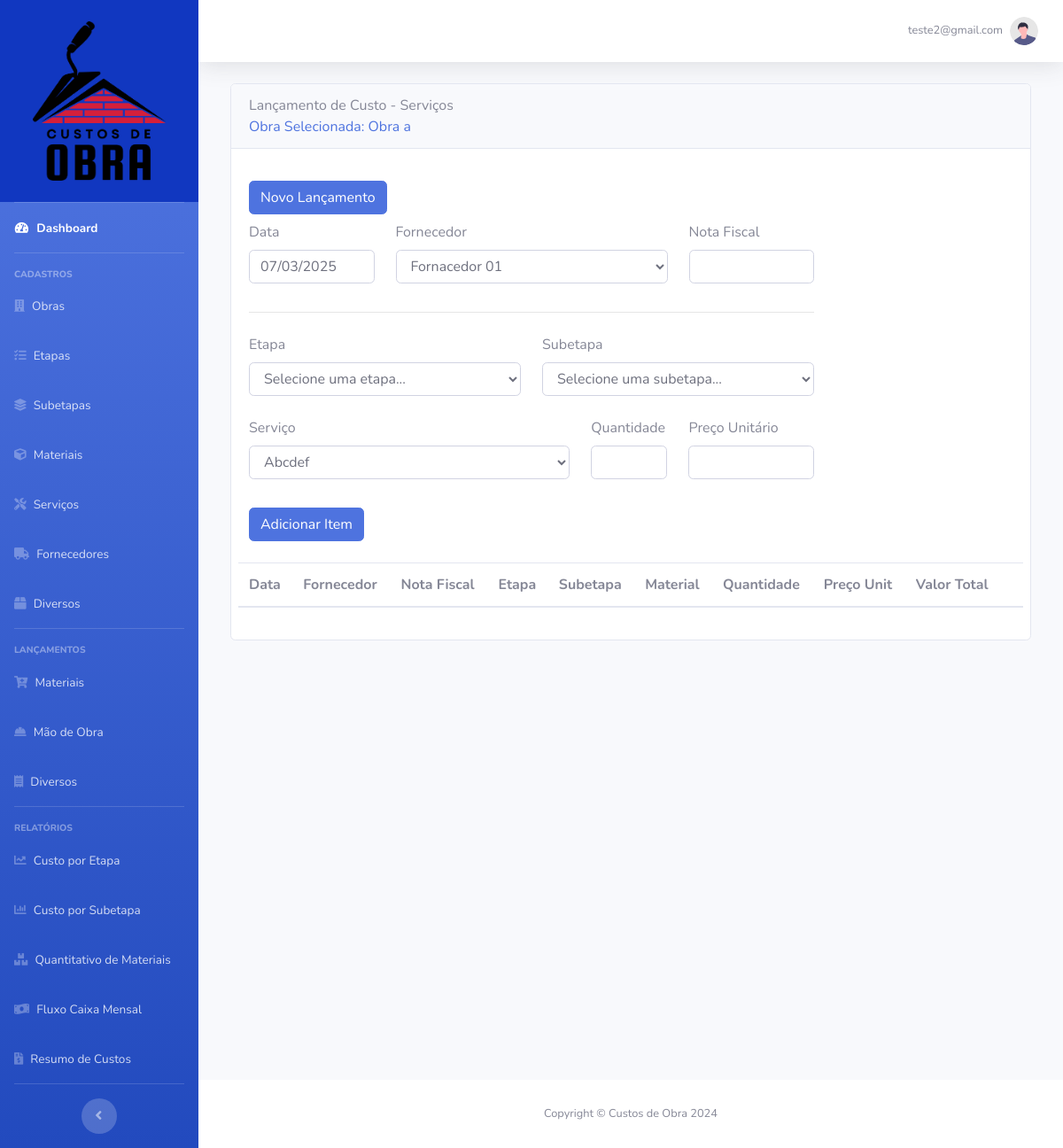
Before: /lancamento/servicos (signed in) with the older database file.
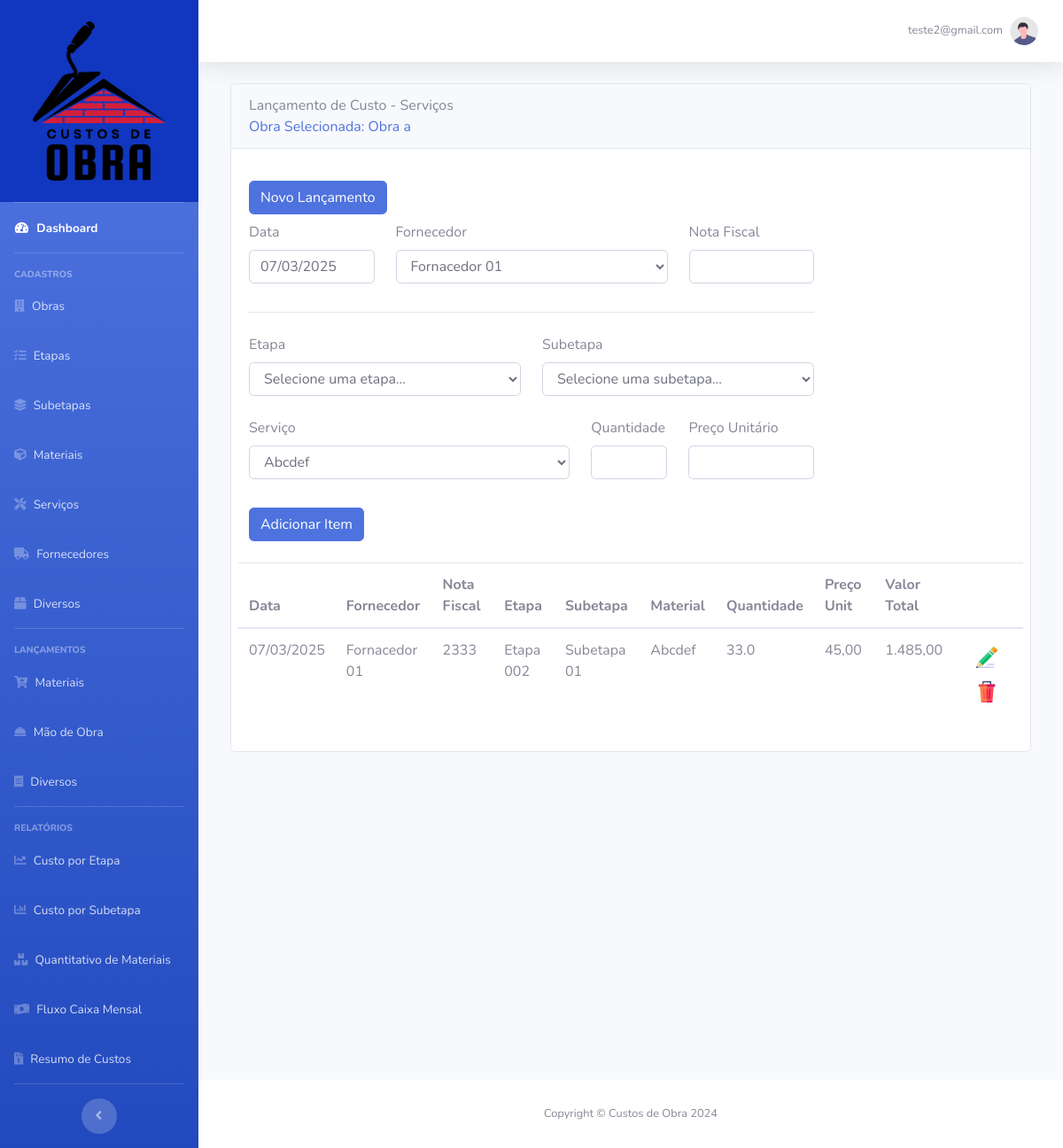
After: the same page with the newer database file.
### base_dir/models.py (models this page shows)
class LancamentoServico(db.Model):
    id = db.Column(db.Integer, primary_key=True)
    data_lancamento = db.Column(DateTime, nullable=False)
    nota_fiscal = db.Column(db.String(15), nullable=False)
    quantidade = db.Column(db.Float, nullable=False)
    preco_unit = db.Column(db.Float, nullable=False)
    obra_id = db.Column(db.Integer, db.ForeignKey("obra.id"), nullable=False)
    servico_id = db.Column(db.Integer, db.ForeignKey("servicos.id"), nullable=False)
    fornecedor_id = db.Column(
        db.Integer, db.ForeignKey("fornecedores.id"), nullable=False
    )
    etapa_id = db.Column(db.Integer, db.ForeignKey("etapa.id"), nullable=False)
    subetapa_id = db.Column(db.Integer, db.ForeignKey("subetapa.id"), nullable=False)
    obra = db.relationship("Obra", back_populates="lancamentos_servico", lazy=True)
    etapa = db.relationship("Etapa", backref="lancamentos_servico", lazy=True)
    subetapa = db.relationship("Subetapa", backref="lancamentos_servico", lazy=True)
    servico = db.relationship("Servicos", backref="lancamentos_servico", lazy=True)
    fornecedor = db.relationship(
        "Fornecedores", backref="lancamentos_servico", lazy=True
    )

class Fornecedores(db.Model):
    id = db.Column(db.Integer, primary_key=True)
    nome = db.Column(db.String(60), nullable=False)
    usuario_id = db.Column(db.Integer, db.ForeignKey("usuario.id"), nullable=False)

class Etapa(db.Model):
    id = db.Column(db.Integer, primary_key=True)
    nome = db.Column(db.String(60), nullable=False)
    usuario_id = db.Column(db.Integer, db.ForeignKey("usuario.id"), nullable=False)
    subetapas = db.relationship("Subetapa", backref="etapa", lazy=True)

class Subetapa(db.Model):
    id = db.Column(db.Integer, primary_key=True)
    nome = db.Column(db.String(60), nullable=False)
    usuario_id = db.Column(db.Integer, db.ForeignKey("usuario.id"), nullable=False)
    etapa_id = db.Column(db.Integer, db.ForeignKey("etapa.id"), nullable=False)

class Servicos(db.Model):
    id = db.Column(db.Integer, primary_key=True)
    nome = db.Column(db.String(60), nullable=False)
    usuario_id = db.Column(db.Integer, db.ForeignKey("usuario.id"), nullable=False)

### base_dir/routes.py (the view, shortened to what this page needs)
@app.route("/lancamento/servicos", methods=["GET", "POST"])
@login_required
def lancamentoservicos():
    form_lancamento_servico = FormLancamentoServico()
    usuario = current_user
    obra_selecionada = Obra.query.filter_by(id=usuario.obra_selecionada).first()
    sorted_fornecedores = sorted(
        usuario.fornecedores, key=lambda fornecedor: fornecedor.nome
    )
    form_lancamento_servico.fornecedor_id.choices = [
        (fornecedor.id, fornecedor.nome.title()) for fornecedor in sorted_fornecedores
    ]
    sorted_etapas = sorted(usuario.etapas, key=lambda etapa: etapa.nome)
    form_lancamento_servico.etapa_id.choices = (
        (99999, "Selecione uma etapa..."),
    ) + tuple((etapa.id, etapa.nome.capitalize()) for etapa in sorted_etapas)
    sorted_subetapas = sorted(usuario.subetapas, key=lambda subetapa: subetapa.nome)
    form_lancamento_servico.subetapa_id.choices = (
        (99999, "Selecione uma subetapa..."),
    ) + tuple(
        (subetapa.id, subetapa.nome.capitalize()) for subetapa in sorted_subetapas
    )
    sorted_servicos = sorted(
        usuario.servicos,
        key=lambda item: (
            re.sub(r"\d+\.?\d*", "", item.nome).strip().lower(),
            extract_numerical_part(item.nome),
        ),
    )
    form_lancamento_servico.servico_id.choices = [
        (servico.id, servico.nome.capitalize()) for servico in sorted_servicos
    ]
    lancamento_id = request.form.get("lancamento_id")
    action = request.form.get("action")
    if action == "excluir":
        lancamento = LancamentoServico.query.get(lancamento_id)
        if lancamento:
            db.session.delete(lancamento)
            db.session.commit()
            return redirect(url_for("lancamentoservicos"))
    return render_template(
        "lancamentoservico.html",
        form_lancamento_servico=form_lancamento_servico,
        usuario=usuario,
        obra_selecionada=obra_selecionada,
    )

### base_dir/forms.py (shortened to what this page needs)
class FormLancamentoServico(FlaskForm):
    data_lancamento = StringField(
        "Data", validators=[DataRequired()], default=datetime.now().strftime("%d/%m/%Y")
    )
    fornecedor_id = SelectField("Fornecedor", coerce=int, validators=[DataRequired()])
    nota_fiscal = StringField(
        "Nota Fiscal", validators=[DataRequired(), validate_nota_fiscal]
    )
    etapa_id = SelectField(
        "Etapa", coerce=int, validators=[DataRequired(), validar_etapa]
    )
    subetapa_id = SelectField(
        "Subetapa", coerce=int, validators=[DataRequired(), validar_etapa]
    )
    servico_id = SelectField("Serviço", coerce=int, validators=[DataRequired()])
    quantidade = StringField(
        "Quantidade", validators=[DataRequired(), validate_numerical_decimal]
    )
    preco_unitario = StringField(
        "Preço Unitário", validators=[DataRequired(), validate_numerical_decimal]
    )
    adicionar_item = SubmitField("Adicionar Item")

### base_dir/models.py (called while the page is built)
@login_manager.user_loader
def load_usuario(id_usuario):
    return Usuario.query.get(id_usuario)

### base_dir/templates/lancamentoservico.html (shortened to what the changed rows need)
{% extends 'base.html' %}
{% block body %}
<div class="col out-sidebar">
   <div class="card">
      <div class="card-body w-100">
         <div class="row">
            <table class="table" id="myDataTable">
               <thead>
                  <tr>
                     <th class="col-lanc" scope="col">Data</th>
                     <th class="col-lanc" scope="col">Fornecedor</th>
                     <th class="col-lanc" scope="col">Nota Fiscal</th>
                     <th class="col-lanc" scope="col">Etapa</th>
                     <th class="col-lanc" scope="col">Subetapa</th>
                     <th class="col-lanc" scope="col">Material</th>
                     <th class="col-lanc" scope="col">Quantidade</th>
                     <th class="col-lanc" scope="col">Preço Unit</th>
                     <th class="col-lanc" scope="col">Valor Total</th>
                     <th class="col-lanc" scope="col"></th>
                  </tr>
               </thead>
               <tbody>
                  {% for lancamento in obra_selecionada.lancamentos_servico %}
                  <tr>
                     <td class="col-lanc">{{ lancamento.data_lancamento.strftime('%d/%m/%Y') }}</td>
                     <td class="col-lanc">{{ lancamento.fornecedor.nome.capitalize() }}</td>
                     <td class="col-lanc">{{ lancamento.nota_fiscal }}</td>
                     <td class="col-lanc">{{ lancamento.etapa.nome.capitalize() }}</td>
                     <td class="col-lanc">{{ lancamento.subetapa.nome.capitalize() }}</td>
                     <td class="col-lanc">{{ lancamento.servico.nome.capitalize() }}</td>
                     <td class="col-lanc">{{ lancamento.quantidade }}</td>
                     <td class="col-lanc">
                        {{ "{:,.2f}".format(lancamento.preco_unit).replace(",", ";").replace(".",
                        ",").replace(";", ".") }}
                     </td>
                     <td class="col-lanc">
                        {{ "{:,.2f}".format(lancamento.quantidade * lancamento.preco_unit).replace(",",
                        ";").replace(".", ",").replace(";", ".") }}
                     </td>
                     <td class="col-lanc-acoes">
                        <button type="button" class="btn"
                           onclick="window.location='{{ url_for('lancamentoservicoseditar', lancamentoservicos_id=lancamento.id) }}'">
                           <img src="{{ url_for('static', filename='images/editar_24.png') }}" alt="editar">
                        </button>
                        <form action="{{ url_for('lancamentoservicos') }}" method="POST" style="display: inline;"
                           onsubmit="return confirmAndDisableButton(this);">
                           <button type="submit" class="btn">
                              <img src="{{ url_for('static', filename='images/excluir_24.png') }}" alt="excluir">
                           </button>
                        </form>
                     </td>
                  </tr>
                  {% endfor %}
               </tbody>
            </table>
         </div>
      </div>
   </div>
</div>
{% endblock %}

Changed rows visible on the page:
added LancamentoServico: data_lancamento "07/03/2025", fornecedor.nome "Fornacedor 01", nota_fiscal "2333", etapa.nome "Etapa 002", subetapa.nome "Subetapa 01", servico.nome "Abcdef", quantidade "33.0", preco_unit "45,00", quantidade+preco_unit "1.485,00"
